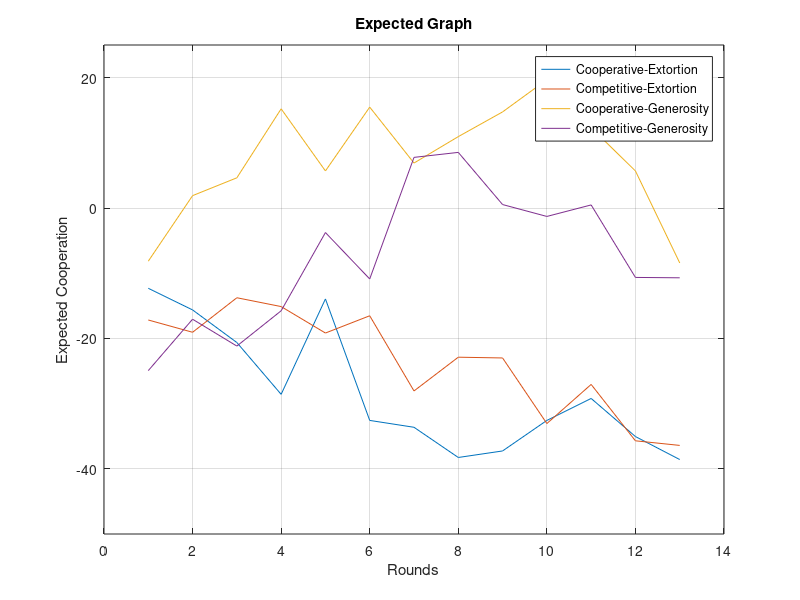

Reproduce this figure in MATLAB.
%Cooperation Rate Graph
cooperative_extortion_perc = [0.21052631578947367, 0.3157894736842105, 0.2631578947368421, 0.2631578947368421, 0.42105263157894735, 0.3157894736842105, 0.15789473684210525, 0.15789473684210525, 0.21052631578947367, 0.2631578947368421, 0.21052631578947367, 0.21052631578947367, 0.05263157894736842];
competitive_extortion_perc = [0.23529411764705882, 0.35294117647058826, 0.23529411764705882, 0.4117647058823529, 0.29411764705882354, 0.29411764705882354, 0.4117647058823529, 0.23529411764705882, 0.35294117647058826, 0.35294117647058826, 0.23529411764705882, 0.23529411764705882, 0.058823529411764705];
cooperative_generosity_perc = [0.3157894736842105, 0.3684210526315789, 0.3684210526315789, 0.5789473684210527, 0.5263157894736842, 0.5789473684210527, 0.5263157894736842, 0.5789473684210527, 0.5789473684210527, 0.631578947368421, 0.5263157894736842, 0.47368421052631576, 0.2631578947368421];
competitive_generosity_perc = [0.29411764705882354, 0.23529411764705882, 0.4117647058823529, 0.35294117647058826, 0.4117647058823529, 0.35294117647058826, 0.5294117647058824, 0.5882352941176471, 0.5294117647058824, 0.35294117647058826, 0.4117647058823529, 0.5882352941176471, 0.23529411764705882];

plot(cooperative_extortion_perc);
hold on;
plot(competitive_extortion_perc);
hold on;
plot(cooperative_generosity_perc);
hold on;
plot(competitive_generosity_perc);
hold off;

legend('Cooperative-Extortion','Competitive-Extortion','Cooperative-Generosity','Competitive-Generosity');
axis([0 14 0 1]);
xlabel('Rounds');
ylabel('Cooperation Percentages');
title('Cooperation Rate Graph');
grid on;

%Expectated Cooperation Graph
cooperative_extortion_expect = [-12.31578947368421, -15.631578947368421, -20.63157894736842, -28.57894736842105, -13.947368421052632, -32.578947368421055, -33.63157894736842, -38.26315789473684, -37.26315789473684, -32.578947368421055, -29.210526315789473, -35.05263157894737, -38.578947368421055];
competitive_extortion_expect = [-17.176470588235293, -19.058823529411764, -13.764705882352942, -15.117647058823529, -19.176470588235293, -16.529411764705884, -28.058823529411764, -22.88235294117647, -23.0, -33.05882352941177, -27.058823529411764, -35.705882352941174, -36.411764705882355];
cooperative_generosity_expect = [-8.157894736842104, 1.894736842105263, 4.631578947368421, 15.210526315789474, 5.684210526315789, 15.473684210526315, 6.894736842105263, 10.947368421052632, 14.736842105263158, 19.68421052631579, 12.31578947368421, 5.684210526315789, -8.421052631578947];
competitive_generosity_expect = [-24.941176470588236, -17.058823529411764, -21.176470588235293, -15.764705882352942, -3.764705882352941, -10.882352941176471, 7.764705882352941, 8.529411764705882, 0.5294117647058824, -1.2941176470588236, 0.47058823529411764, -10.647058823529411, -10.705882352941176];

plot(cooperative_extortion_expect);
hold on;
plot(competitive_extortion_expect);
hold on;
plot(cooperative_generosity_expect);
hold on;
plot(competitive_generosity_expect);
hold off;

legend('Cooperative-Extortion','Competitive-Extortion','Cooperative-Generosity','Competitive-Generosity');
axis([0 14 -50 25]);
xlabel('Rounds');
ylabel('Expected Cooperation');
title('Expected Graph');
grid on;